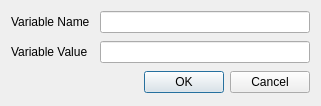
<?xml version="1.0" encoding="UTF-8"?>
<ui version="4.0">
 <class>EditVariableDialog</class>
 <widget class="QDialog" name="EditVariableDialog">
  <property name="geometry">
   <rect>
    <x>0</x>
    <y>0</y>
    <width>321</width>
    <height>106</height>
   </rect>
  </property>
  <property name="minimumSize">
   <size>
    <width>321</width>
    <height>106</height>
   </size>
  </property>
  <property name="maximumSize">
   <size>
    <width>321</width>
    <height>106</height>
   </size>
  </property>
  <property name="windowTitle">
   <string>Dialog</string>
  </property>
  <layout class="QVBoxLayout" name="verticalLayout">
   <property name="spacing">
    <number>8</number>
   </property>
   <item>
    <layout class="QGridLayout" name="gridLayout">
     <property name="horizontalSpacing">
      <number>10</number>
     </property>
     <property name="verticalSpacing">
      <number>8</number>
     </property>
     <item row="0" column="0">
      <widget class="QLabel" name="variableNameLabel">
       <property name="styleSheet">
        <string notr="true">font-size:9pt;</string>
       </property>
       <property name="text">
        <string>Variable Name</string>
       </property>
      </widget>
     </item>
     <item row="0" column="1">
      <widget class="QLineEdit" name="variableName">
       <property name="styleSheet">
        <string notr="true">font-size:9pt;</string>
       </property>
      </widget>
     </item>
     <item row="1" column="0">
      <widget class="QLabel" name="variableValueLabel">
       <property name="styleSheet">
        <string notr="true">font-size:9pt;</string>
       </property>
       <property name="text">
        <string>Variable Value</string>
       </property>
      </widget>
     </item>
     <item row="1" column="1">
      <widget class="QLineEdit" name="variableValue">
       <property name="styleSheet">
        <string notr="true">font-size:9pt;</string>
       </property>
      </widget>
     </item>
    </layout>
   </item>
   <item>
    <widget class="QDialogButtonBox" name="buttonBox">
     <property name="orientation">
      <enum>Qt::Horizontal</enum>
     </property>
     <property name="standardButtons">
      <set>QDialogButtonBox::Cancel|QDialogButtonBox::Ok</set>
     </property>
    </widget>
   </item>
  </layout>
 </widget>
 <resources/>
 <connections>
  <connection>
   <sender>buttonBox</sender>
   <signal>accepted()</signal>
   <receiver>EditVariableDialog</receiver>
   <slot>accept()</slot>
   <hints>
    <hint type="sourcelabel">
     <x>248</x>
     <y>254</y>
    </hint>
    <hint type="destinationlabel">
     <x>157</x>
     <y>274</y>
    </hint>
   </hints>
  </connection>
  <connection>
   <sender>buttonBox</sender>
   <signal>rejected()</signal>
   <receiver>EditVariableDialog</receiver>
   <slot>reject()</slot>
   <hints>
    <hint type="sourcelabel">
     <x>316</x>
     <y>260</y>
    </hint>
    <hint type="destinationlabel">
     <x>286</x>
     <y>274</y>
    </hint>
   </hints>
  </connection>
 </connections>
</ui>
